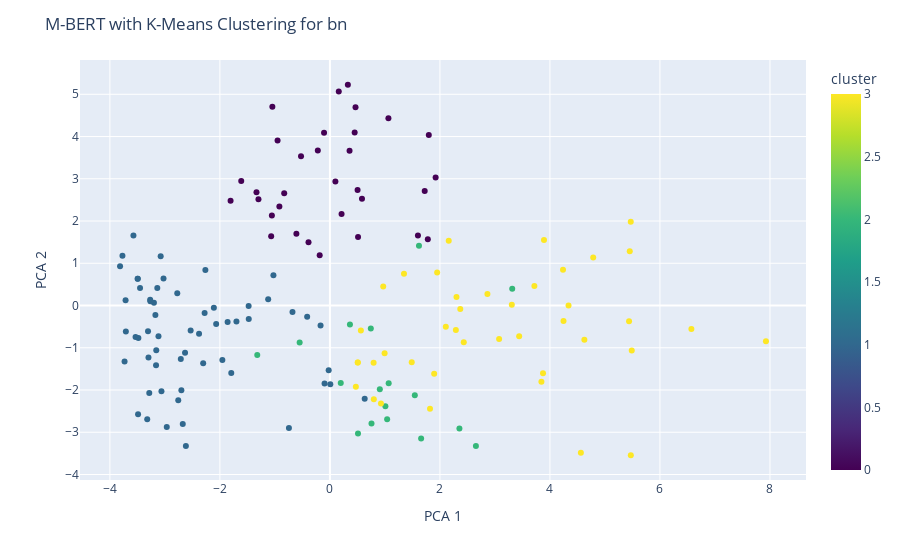

Write notebook code for a chart like this one.
### Code cell
# K-Means clustering
num_clusters = 4  # This is an arbitrary choice, can be tuned
kmeans = KMeans(n_clusters=num_clusters, random_state=0).fit(mbert_embeddings)

# Adding cluster labels to the original dataset
filtered_bn_data['cluster'] = kmeans.labels_

# Applying PCA for visualization
pca = PCA(n_components=2)
reduced_features = pca.fit_transform(mbert_embeddings)

# Add PCA components to the original dataset
filtered_bn_data['pca_one'] = reduced_features[:, 0]
filtered_bn_data['pca_two'] = reduced_features[:, 1]

# Creating a scatter plot with Plotly using the 'viridis' color scale
fig = px.scatter(filtered_bn_data, x='pca_one', y='pca_two', color='cluster',
                 hover_data=['language_code'], color_continuous_scale='Viridis')
fig.update_layout(title='M-BERT with K-Means Clustering for bn',
                  xaxis_title='PCA 1', 
                  yaxis_title='PCA 2', 
                  legend_title='Cluster')
fig.show()

### Figure 1 — Plotly figure (JSON) as saved in the notebook; plotly's stock layout.template omitted (floating-point values rounded to 4 significant figures; data arrays with more than 128 entries replaced by an {"elided": "..."} marker saying what was removed)
{"data": [{"customdata": {"elided": "148x1 str values"}, "hovertemplate": "pca_one=%{x}<br>pca_two=%{y}<br>language_code=%{customdata[0]}<br>cluster=%{marker.color}<extra></extra>", "legendgroup": "", "marker": {"color": {"elided": "148 int values"}, "coloraxis": "coloraxis", "symbol": "circle"}, "mode": "markers", "name": "", "orientation": "v", "showlegend": false, "type": "scatter", "x": {"elided": "148 float values"}, "xaxis": "x", "y": {"elided": "148 float values"}, "yaxis": "y"}], "layout": {"coloraxis": {"colorbar": {"title": {"text": "cluster"}}, "colorscale": [[0, "#440154"], [0.1111, "#482878"], [0.2222, "#3e4989"], [0.3333, "#31688e"], [0.4444, "#26828e"], [0.5556, "#1f9e89"], [0.6667, "#35b779"], [0.7778, "#6ece58"], [0.8889, "#b5de2b"], [1, "#fde725"]]}, "legend": {"title": {"text": "Cluster"}, "tracegroupgap": 0}, "margin": {"t": 60}, "title": {"text": "M-BERT with K-Means Clustering for bn"}, "xaxis": {"anchor": "y", "domain": [0, 1], "title": {"text": "PCA 1"}}, "yaxis": {"anchor": "x", "domain": [0, 1], "title": {"text": "PCA 2"}}}}
